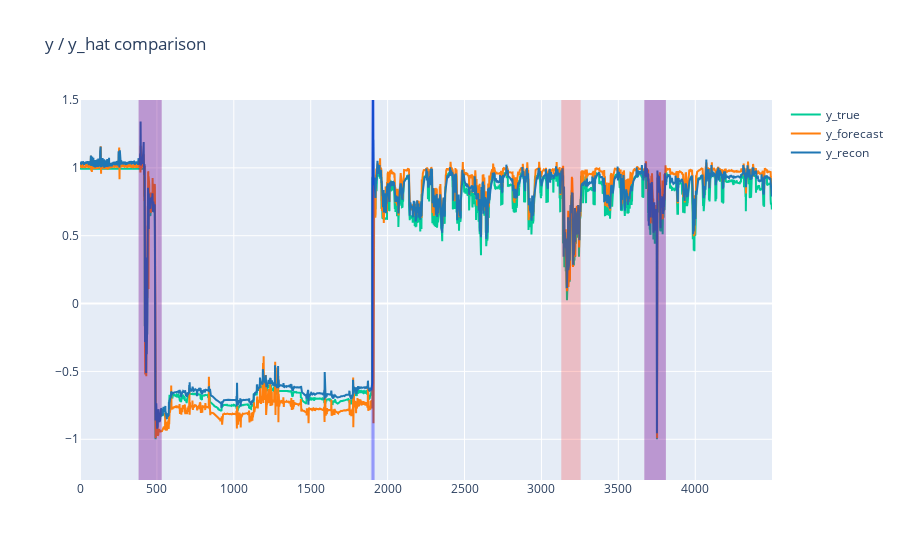
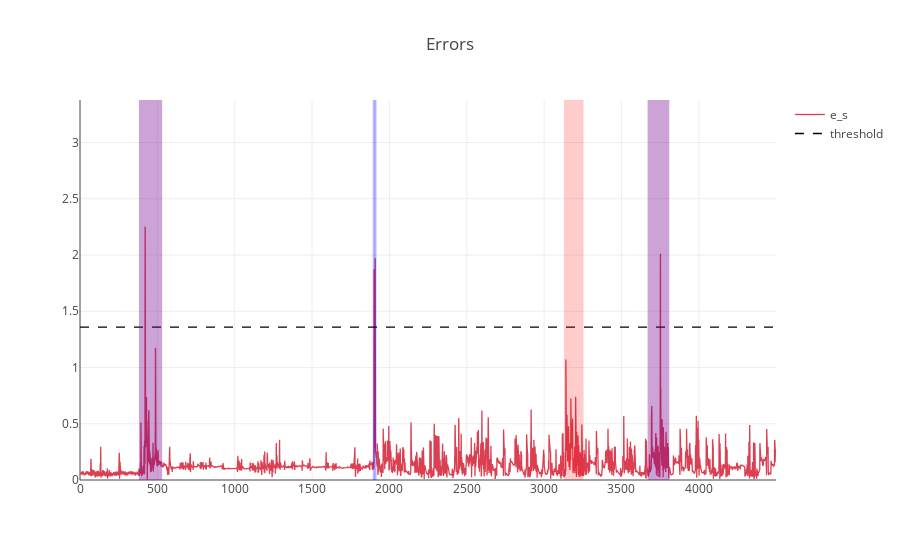

The cell these charts' notebook holds for them, in order:
### Code cell
plot_channel(output, channel=0, start=45500, end=50000)

### Figure 1 — Plotly figure (JSON) as saved in the notebook; plotly's stock layout.template omitted (floating-point values rounded to 4 significant figures; data arrays with more than 128 entries replaced by an {"elided": "..."} marker saying what was removed)
{"data": [{"line": {"color": "rgb(0, 204, 150, 0.5)"}, "name": "y_true", "type": "scatter", "x": {"elided": "4500 int values"}, "y": {"elided": "4500 float values"}}, {"line": {"color": "rgb(255, 127, 14, 1)"}, "name": "y_forecast", "type": "scatter", "x": {"elided": "4500 int values"}, "y": {"elided": "4500 float values"}}, {"line": {"color": "rgb(31, 119, 180, 1)"}, "name": "y_recon", "type": "scatter", "x": {"elided": "4500 int values"}, "y": {"elided": "4500 float values"}}], "layout": {"shapes": [{"fillcolor": "red", "line": {"width": 0}, "opacity": 0.2, "type": "rect", "x0": 381, "x1": 531, "y0": -1.3, "y1": 1.5}, {"fillcolor": "red", "line": {"width": 0}, "opacity": 0.2, "type": "rect", "x0": 3129, "x1": 3255, "y0": -1.3, "y1": 1.5}, {"fillcolor": "red", "line": {"width": 0}, "opacity": 0.2, "type": "rect", "x0": 3669, "x1": 3809, "y0": -1.3, "y1": 1.5}, {"fillcolor": "blue", "line": {"width": 0}, "opacity": 0.2, "type": "rect", "x0": 381, "x1": 531, "y0": -1.3, "y1": 1.5}, {"fillcolor": "blue", "line": {"width": 0}, "opacity": 0.2, "type": "rect", "x0": 1891, "x1": 1911, "y0": -1.3, "y1": 1.5}, {"fillcolor": "blue", "line": {"width": 0}, "opacity": 0.2, "type": "rect", "x0": 1898, "x1": 1918, "y0": -1.3, "y1": 1.5}, {"fillcolor": "blue", "line": {"width": 0}, "opacity": 0.2, "type": "rect", "x0": 3669, "x1": 3809, "y0": -1.3, "y1": 1.5}], "showlegend": true, "title": {"text": "y / y_hat comparison"}, "yaxis": {"range": [-1.3, 1.5]}}}

### Figure 2 — Plotly figure (JSON) as saved in the notebook; plotly's stock layout.template omitted (floating-point values rounded to 4 significant figures; data arrays with more than 128 entries replaced by an {"elided": "..."} marker saying what was removed)
{"data": [{"line": {"color": "rgba(219, 64, 82, 1.0)", "shape": "linear", "width": 1.3}, "mode": "lines", "name": "e_s", "text": "", "type": "scatter", "x": {"elided": "4500 int values"}, "y": {"elided": "4500 float values"}}, {"line": {"color": "rgba(0, 0, 0, 1.0)", "dash": "dash", "shape": "linear", "width": 1.3}, "mode": "lines", "name": "threshold", "text": "", "type": "scatter", "x": {"elided": "4500 int values"}, "y": {"elided": "4500 float values"}}], "layout": {"shapes": [{"fillcolor": "red", "line": {"width": 0}, "opacity": 0.2, "type": "rect", "x0": 381, "x1": 531, "y0": 0, "y1": 3.378}, {"fillcolor": "red", "line": {"width": 0}, "opacity": 0.2, "type": "rect", "x0": 3129, "x1": 3255, "y0": 0, "y1": 3.378}, {"fillcolor": "red", "line": {"width": 0}, "opacity": 0.2, "type": "rect", "x0": 3669, "x1": 3809, "y0": 0, "y1": 3.378}, {"fillcolor": "blue", "line": {"width": 0}, "opacity": 0.2, "type": "rect", "x0": 381, "x1": 531, "y0": 0, "y1": 3.378}, {"fillcolor": "blue", "line": {"width": 0}, "opacity": 0.2, "type": "rect", "x0": 1891, "x1": 1911, "y0": 0, "y1": 3.378}, {"fillcolor": "blue", "line": {"width": 0}, "opacity": 0.2, "type": "rect", "x0": 1898, "x1": 1918, "y0": 0, "y1": 3.378}, {"fillcolor": "blue", "line": {"width": 0}, "opacity": 0.2, "type": "rect", "x0": 3669, "x1": 3809, "y0": 0, "y1": 3.378}], "title": "Errors", "yaxis": {"range": [0, 3.378]}}}
